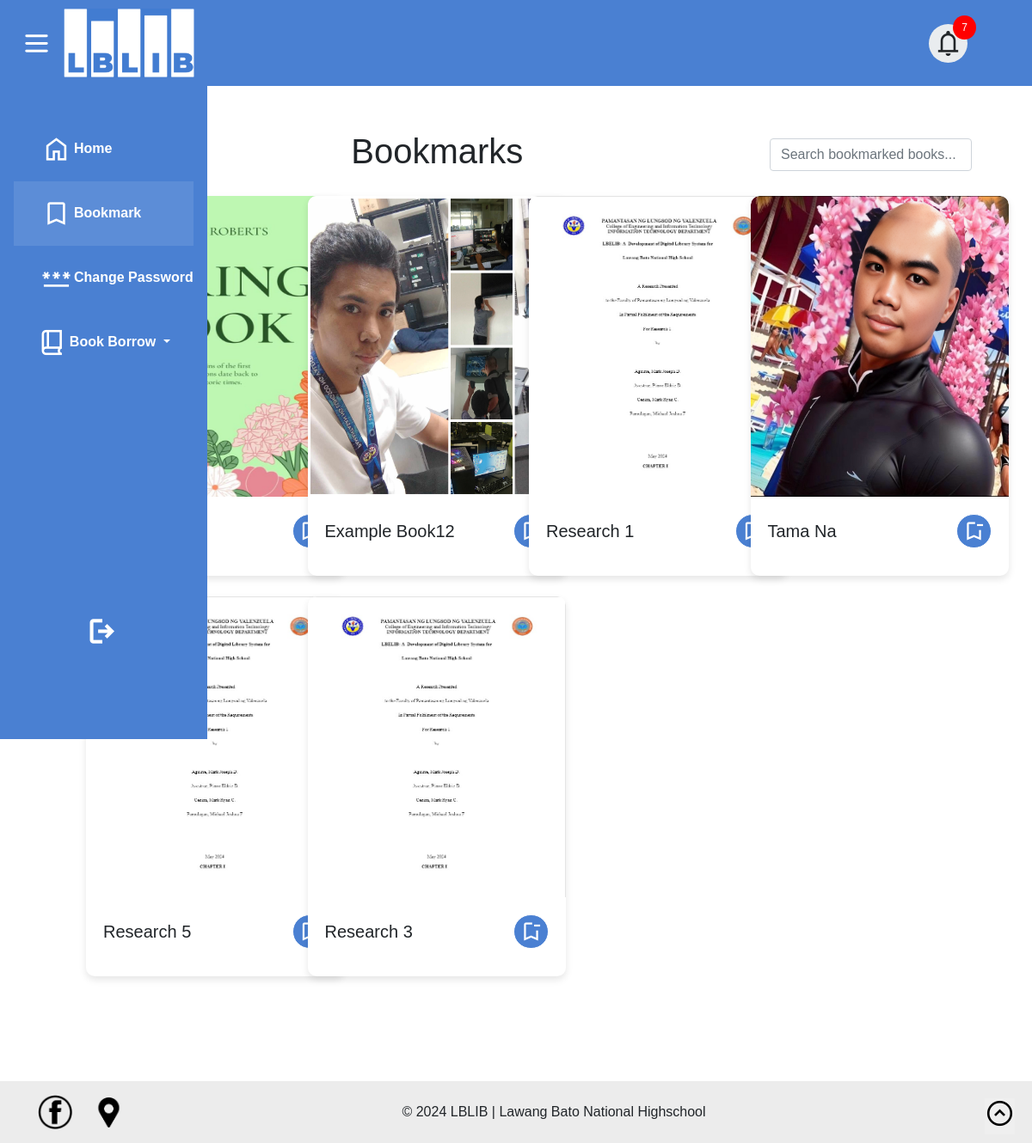
Screenshot of /student/bookmark/ (signed in) with the database file from the repository.
### librarian/models.py (models this page shows, shortened)
class Books(models.Model):
    BookTitle = models.CharField(max_length=100, unique=True)
    Author = models.CharField(max_length=100)
    Description = models.TextField(null=True, blank=True)
    Date = models.DateField()
    Category = models.ManyToManyField(Category)
    SubCategory = models.ManyToManyField(SubCategory)
    SubSection = models.ManyToManyField(SubSection)
    Language = models.CharField(max_length=100, choices=LANGUAGE_CHOICES, default='english')
    BookFile = models.FileField(upload_to="books/files/", default='default_value.pdf')
    BookImage = models.ImageField(upload_to="books/images/", default='default_image.jpg')
    deleted_at = models.DateTimeField(null=True, blank=True)
    available = models.BooleanField(default=True)
    bookmarked_by = models.ManyToManyField(User, related_name='bookmarks', blank=True)
    borrowed = models.ManyToManyField(User, related_name='borrow', blank="True")
    PageViews = models.IntegerField(default=0)
    eBook = models.BooleanField(default=False)
    research_paper = models.BooleanField(default=False)
    hardCopy = models.BooleanField(default=False)
    stock = models.IntegerField(default=0)
    TimesBorrow = models.IntegerField(default=0)

### student/views.py (the view)
# urls.py: path('bookmark/', views.bookmark, name='bookmark'),
@login_required
def bookmark(request):
    bookmarked_books = Books.objects.filter(bookmarked_by=request.user)
    return render(request, 'bookmark_content.html', {'all_books': bookmarked_books})

### librarian/models.py (called while the page is built)
    def __str__(self):
        return self.name

### student/templatetags/custom_tags.py (called while the page is built)
@register.filter(name='is_student')
def is_student(user):
    return user.groups.filter(name='Student').exists()

### student/templates/bookmark_content.html (shortened to what this page needs)
{% extends 'student.html' %}
{% block nav %}
<a href="{% url 'view' %}" class="navbar-desc"><li><span class="material-symbols-outlined navbar-icon" alt="home">home</span>Home</li></a>
<a href="{% url 'bookmark' %}" class="navbar-desc"><li class="active"><span class="material-symbols-outlined bookmark navbar-icon" alt="bookmark">bookmark</span>Bookmark</li></a>
<a href="{% url 'change-password' %}" target="_blank" class="navbar-desc"><li><span class="material-symbols-outlined bookmark navbar-icon" alt="change password">password</span>Change Password</li></a>
<li id="li-dropdown"><div>
    <button class="dropdown-btn dropdown-toggle navbar-desc" type="button" data-bs-toggle="dropdown" aria-expanded="false">
        <span class="material-symbols-outlined navbar-icon">book_2</span>Book Borrow
    </button>
  </div>
</li>
{% endblock %}
{% block body %}
{% load static %}
<div class="bookmark-head rpw">
    <button id="unbookmark-all" class="btn-mdl Unbook-All-Btn col-1"><span class="material-symbols-outlined Unbook-Icon">delete</span></button>
    <h1 class="bookmark-title col">Bookmarks</h1>
    <div class="search-bar col-3">
        <input type="text" id="bookmarkSearch" placeholder="Search bookmarked books..." class="form-control">
    </div>
</div>
<div class="bookmark-content row">
    {% for book in all_books %}
    <div class="col-sm-3 mb-4 bookmark-card" id="book-card-{{ book.id }}">
        <div class="card">
            <span class="special" data-bs-toggle="modal" data-bs-target="#bookDetailModal"
                  data-title="{{ book.BookTitle }}"
                  data-author="{{ book.Author }}"
                  data-description="{{ book.Description }}"
                  data-date="{{ book.Date }}"
                  data-category="{{ book.Category.all|join:', ' }}"
                  data-language="{{ book.Language }}"
                  data-image="{{ book.BookImage.url }}"
                  data-views="{{ book.PageViews }}"
                  data-id="{{ book.id }}"
                  data-available="{{ book.available|yesno:"true,false" }}">
                <img src="{{ book.BookImage.url }}" class="card-img-top" alt="{{ book.BookTitle }}">
            </span>
            <div class="card-body">
                <h5 class="card-title">{{ book.BookTitle }}</h5>
                <a class="bookmark-link" id="RemoveNotifBtn" data-book-id="{{ book.id }}"><span class="material-symbols-outlined bookmark-remove" >bookmark_remove</span></a>
            </div>
        </div>
    </div>
    {% endfor %}
</div>
<div class="toast-container position-fixed bottom-0 end-0 p-3">
</div>
<div class="toast-container position-fixed bottom-0 end-0 p-3">
</div>
{% endblock %}

### student/templates/bookmark_content.html (style rules this page uses)
.active { background-color: rgba(255, 255, 255, 0.1); }
.bookmark-head { display: flex; flex-direction: row; }
.bookmark-content { padding: 20px 50px; }
.card { border: none; border-radius: 10px; box-shadow: 0 4px 8px rgba(0, 0, 0, 0.1); transition: .3s ease; overflow: hidden; width: 300px; }
.card-img-top { border-top-left-radius: 10px; border-top-right-radius: 10px; transition: transform 0.3s; width: 300px; height: 350px; }
.btn-mdl { background-color: rgb(74, 128, 210); padding: 10px 20px; border: 1px solid white; border-radius: 5px; color: white; font-weight: bold; }
.material-symbols-outlined { font-size: 35px; cursor: pointer; transition: color 0.3s; }
.card { cursor: pointer; }
.card-title { line-height: 2; text-transform: capitalize; }
.card-body { display: flex; justify-content: space-between; }
.bookmark-remove { font-size: 1.75rem; color: white; border: 1px solid white; border-radius: 20px; background-color: rgb(74, 128, 210); padding: 5px; }
#li-dropdown { padding: 0; margin: 20; }
.dropdown-btn { box-sizing: border-box; width: 100%; height: 100%; background-color: transparent; border: none; color: white; padding: 20px; }
.bookmark-title { display:flex; justify-content: center; align-items: center; }
.Unbook-All-Btn, .search-bar { display: flex; justify-content: center; align-items: center; border-radius: 10%; }
@media (max-width: 1200px) { .card-img-top { width:100%; } }
@media (max-width: 1200px) { .btn-mdl { display: flex; align-items: center; justify-content: center; height: 100%; gap: 10px; } }

### rows the page displays
Books: BookImage (picture)
Books: BookImage (picture), BookTitle "Example Book12"
Books: BookImage (picture), BookTitle "Research 1"
Books: BookImage (picture), BookTitle "Tama Na"
Books: BookImage (picture), BookTitle "Research 5"
Books: BookImage (picture), BookTitle "Research 3"
